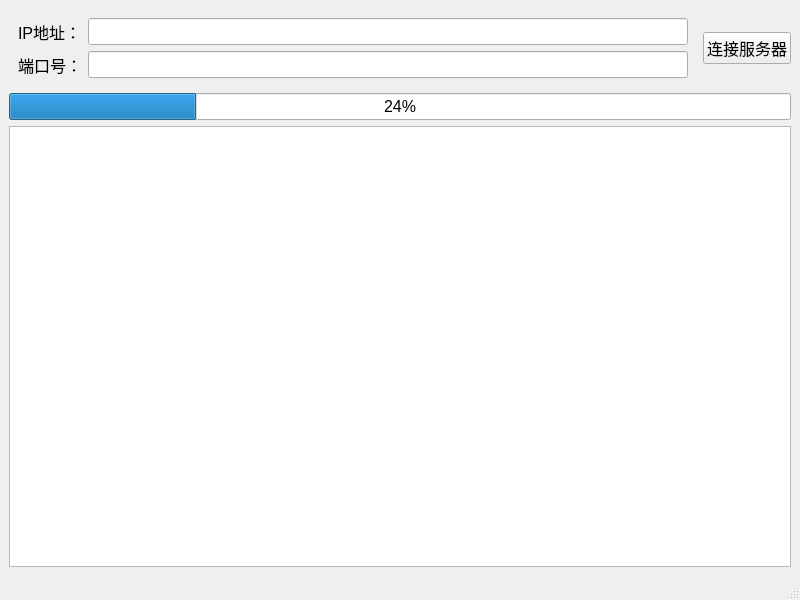
<?xml version="1.0" encoding="UTF-8"?>
<ui version="4.0">
 <class>MyMainWindow</class>
 <widget class="QMainWindow" name="MyMainWindow">
  <property name="geometry">
   <rect>
    <x>0</x>
    <y>0</y>
    <width>800</width>
    <height>600</height>
   </rect>
  </property>
  <property name="font">
   <font>
    <pointsize>12</pointsize>
   </font>
  </property>
  <property name="windowTitle">
   <string>MyMainWindow</string>
  </property>
  <widget class="QWidget" name="centralwidget">
   <layout class="QVBoxLayout" name="verticalLayout">
    <item>
     <layout class="QHBoxLayout" name="horizontalLayout">
      <item>
       <widget class="QWidget" name="widget" native="true">
        <layout class="QGridLayout" name="gridLayout">
         <item row="0" column="0">
          <widget class="QLabel" name="label">
           <property name="text">
            <string>IP地址：</string>
           </property>
          </widget>
         </item>
         <item row="0" column="1">
          <widget class="QLineEdit" name="m_ip"/>
         </item>
         <item row="1" column="0">
          <widget class="QLabel" name="label_2">
           <property name="text">
            <string>端口号：</string>
           </property>
          </widget>
         </item>
         <item row="1" column="1">
          <widget class="QLineEdit" name="m_port"/>
         </item>
        </layout>
       </widget>
      </item>
      <item>
       <widget class="QPushButton" name="m_connect">
        <property name="text">
         <string>连接服务器</string>
        </property>
       </widget>
      </item>
     </layout>
    </item>
    <item>
     <widget class="QProgressBar" name="progressBar">
      <property name="value">
       <number>24</number>
      </property>
     </widget>
    </item>
    <item>
     <widget class="QTextEdit" name="textEdit"/>
    </item>
   </layout>
  </widget>
  <widget class="QMenuBar" name="menubar">
   <property name="geometry">
    <rect>
     <x>0</x>
     <y>0</y>
     <width>800</width>
     <height>31</height>
    </rect>
   </property>
  </widget>
  <widget class="QStatusBar" name="statusbar"/>
 </widget>
 <resources/>
 <connections/>
</ui>
